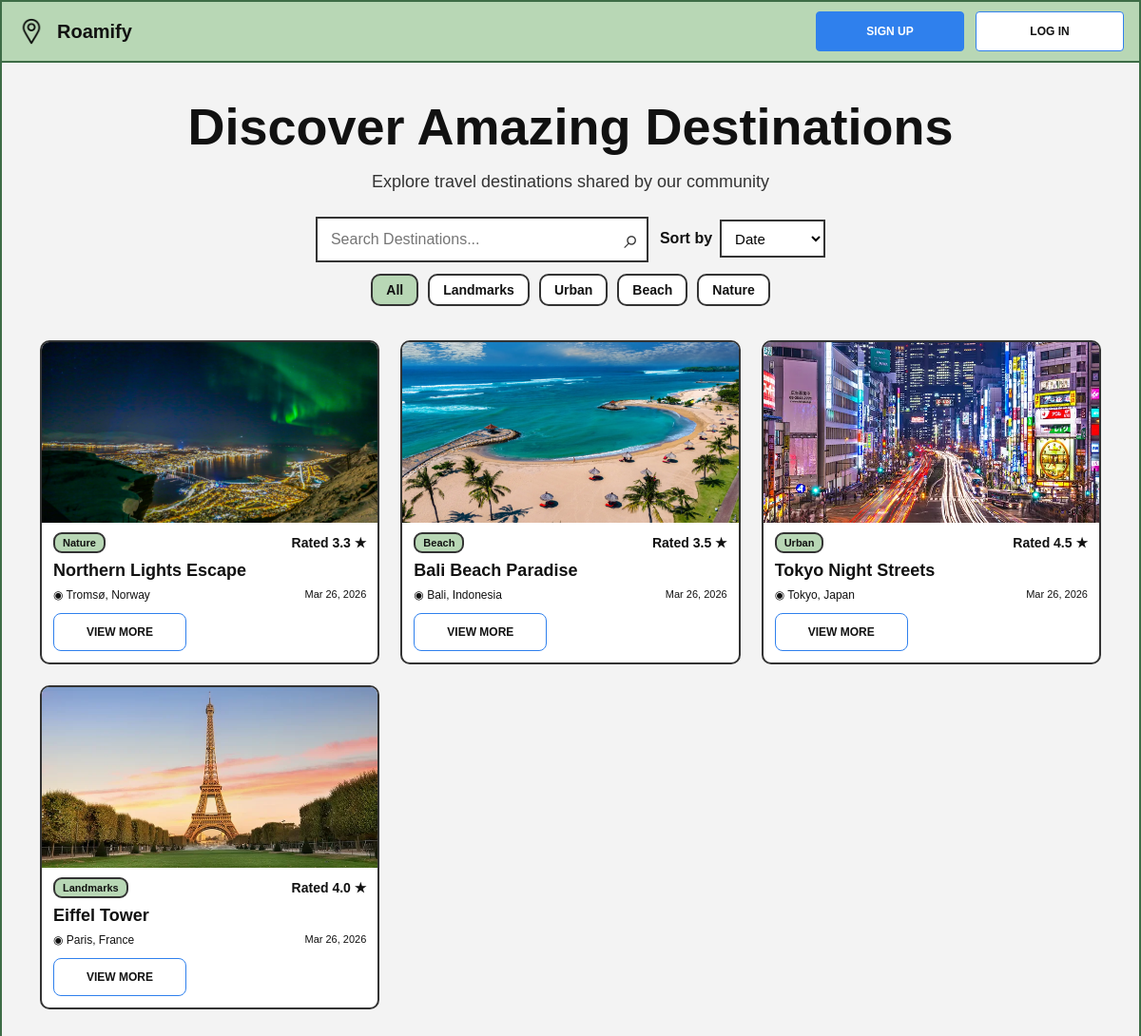
The page / on the database its author committed.
### roamify/models.py (models this page shows, shortened)
class Place(models.Model):
    CATEGORY_CHOICES = [
        ('landmarks', 'Landmarks'),
        ('urban', 'Urban'),
        ('beach', 'Beach'),
        ('nature', 'Nature'),
    ]
    name = models.CharField(max_length=255)
    description = models.TextField()
    location = models.CharField(max_length=255)
    image = models.ImageField(upload_to='places/', blank=True, null=True)
    created_by = models.ForeignKey(User, on_delete=models.CASCADE)
    created_at = models.DateTimeField(auto_now_add=True)
    category = models.CharField(max_length=20, choices=CATEGORY_CHOICES, default='landmarks')
    view_count = models.PositiveIntegerField(default=0)
    def average_rating(self):
        reviews = self.reviews.all()
        if reviews.exists():
            return sum(r.rating for r in reviews) / reviews.count()
        return 0

class Review(models.Model):
    place = models.ForeignKey(Place, on_delete=models.CASCADE, related_name="reviews")
    user = models.ForeignKey(User, on_delete=models.CASCADE)
    rating = models.IntegerField()
    comment = models.TextField()
    created_at = models.DateTimeField(auto_now_add=True)
    class Meta:
        unique_together = ('place', 'user')

### roamify/views.py (the view)
# urls.py: path('', views.index, name='index'),
def index(request):
    query = request.GET.get('q', '')
    sort = request.GET.get('sort', 'date')
    category = request.GET.get('category', 'all')
    places = Place.objects.all()
    if query:
        places = places.filter(name__icontains=query) | Place.objects.filter(location__icontains=query)
    if category != 'all':
        places = places.filter(category=category)
    if sort == 'oldest':
        places = places.order_by('created_at')
    elif sort == 'popularity':
        places = places.order_by('-view_count', '-created_at')
    elif sort == 'rating':
        places = places.annotate(avg_rating=Avg('reviews__rating')).order_by('-avg_rating', '-created_at')
    else:
        places = places.order_by('-created_at')
    return render(request, 'roamify/index.html', {
        'places': places,
        'query': query,
        'sort': sort,
        'category': category,
    })

### templates/roamify/index.html (shortened to what this page needs)
{% extends 'roamify/base.html' %}
{% block content %}
<div class="home-shell">
    <section class="home-hero">
        <h1 class="home-title">Discover Amazing Destinations</h1>
        <p class="home-subtitle">Explore travel destinations shared by our community</p>
        <form method="get" class="home-controls">
            <div class="home-search-sort">
                <div class="home-search-box">
                    <input
                        type="text"
                        name="q"
                        class="home-search-input"
                        placeholder="Search Destinations..."
                        value="{{ query }}"
                    >
                    <button type="submit" class="home-search-button">⌕</button>
                </div>
                <div class="home-sort-group">
                    <label for="sort" class="home-sort-label">Sort by</label>
                    <select name="sort" id="sort" class="home-sort-select" onchange="this.form.submit()">
                        <option value="date" {% if sort == 'date' %}selected{% endif %}>Date</option>
                    </select>
                </div>
            </div>
            <div class="home-category-row">
                <a href="?q={{ query }}&sort={{ sort }}&category=all"
                   class="home-category-pill {% if category == 'all' %}is-active{% endif %}">All</a>
                <a href="?q={{ query }}&sort={{ sort }}&category=landmarks"
                   class="home-category-pill {% if category == 'landmarks' %}is-active{% endif %}">Landmarks</a>
                <a href="?q={{ query }}&sort={{ sort }}&category=urban"
                   class="home-category-pill {% if category == 'urban' %}is-active{% endif %}">Urban</a>
                <a href="?q={{ query }}&sort={{ sort }}&category=beach"
                   class="home-category-pill {% if category == 'beach' %}is-active{% endif %}">Beach</a>
                <a href="?q={{ query }}&sort={{ sort }}&category=nature"
                   class="home-category-pill {% if category == 'nature' %}is-active{% endif %}">Nature</a>
            </div>
        </form>
    </section>
    <section class="home-card-grid">
        {% for place in places %}
            <article class="place-card">
                {% if place.image %}
                    <img src="{{ place.image.url }}" alt="{{ place.name }}" class="place-card-image">
                {% else %}
                    <div class="place-card-image place-card-image-placeholder">No image</div>
                {% endif %}
                <div class="place-card-body">
                    <div class="place-card-meta-top">
                        <span class="place-card-tag">{{ place.get_category_display }}</span>
                        <span class="place-card-rating">Rated {{ place.average_rating|floatformat:1 }} ★</span>
                    </div>
                    <h3 class="place-card-title">{{ place.name }}</h3>
                    <div class="place-card-meta-bottom">
                        <span class="place-card-location">◉ {{ place.location }}</span>
                        <span class="place-card-date">{{ place.created_at|date:"M d, Y" }}</span>
                    </div>
                    <a href="{% url 'roamify:destination' place.id %}" class="place-card-link">View More</a>
                </div>
            </article>
        {% empty %}
            <p class="empty-state">No destinations found.</p>
        {% endfor %}
    </section>
</div>
{% endblock %}

### static/css/style.css (style rules this page uses)
* { box-sizing: border-box; margin: 0; padding: 0; }
html, body { min-height: 100%; font-family: Arial, Helvetica, sans-serif; background-color: #f3f3f3; color: #111; }
a { color: inherit; text-decoration: none; }
body { border: 2px solid #3d6c46; }
.home-shell { max-width: 1120px; margin: 0 auto; }
.home-hero { text-align: center; }
.home-title { font-size: 54px; font-weight: 700; line-height: 1.1; margin-top: 10px; margin-bottom: 18px; }
.home-subtitle { font-size: 18px; color: #333; margin-bottom: 26px; }
.home-controls { display: flex; flex-direction: column; align-items: center; gap: 12px; margin-bottom: 36px; }
.home-search-sort { display: flex; align-items: flex-start; gap: 12px; flex-wrap: wrap; justify-content: center; }
.home-search-box { position: relative; width: 350px; }
.home-search-input { width: 100%; height: 48px; border: 2px solid #333; background-color: #fff; padding: 0 50px 0 14px; font-size: 16px; }
.home-search-button { position: absolute; right: 10px; top: 50%; transform: translateY(-50%); border: none; background: transparent; font-size: 28px; cursor: pointer; color: #333; }
.home-sort-group { display: flex; align-items: center; gap: 8px; padding-top: 3px; }
.home-sort-label { font-size: 16px; font-weight: 700; }
.home-sort-select { height: 40px; min-width: 110px; border: 2px solid #333; background-color: #fff; padding: 0 10px; font-size: 15px; }
.home-category-row { display: flex; gap: 10px; flex-wrap: wrap; justify-content: center; }
.home-category-pill { border: 2px solid #333; border-radius: 10px; padding: 7px 14px; background-color: #fff; font-size: 14px; font-weight: 700; }
.home-category-pill.is-active { background-color: #b8d7b5; }
.home-card-grid { display: grid; grid-template-columns: repeat(3, 1fr); gap: 22px; }
.place-card { border: 2px solid #333; border-radius: 10px; overflow: hidden; background-color: #fff; }
.place-card-image { width: 100%; height: 190px; object-fit: cover; object-position: center; display: block; }
.place-card-body { padding: 10px 12px 12px; }
.place-card-meta-top { display: flex; justify-content: space-between; align-items: center; margin-bottom: 8px; }
.place-card-tag { display: inline-block; background-color: #b8d7b5; border: 2px solid #333; border-radius: 9px; padding: 3px 8px; font-size: 11px; font-weight: 700; }
.place-card-rating { font-size: 14px; font-weight: 700; }
.place-card-title { font-size: 18px; margin-bottom: 8px; }
.place-card-meta-bottom { display: flex; justify-content: space-between; gap: 10px; margin-bottom: 12px; }
.place-card-location { font-size: 12px; }
.place-card-date { font-size: 11px; white-space: nowrap; }
.place-card-link { display: inline-flex; align-items: center; justify-content: center; width: 140px; height: 40px; border: 1px solid #2f80ed; border-radius: 8px; background-color: #fff; font-size: 12px; font-weight: 700; text-transform: uppercase; }

### rows shown on the page
Place: image (picture), category "Nature", average_rating "3.3", name "Northern Lights Escape", location "Tromsø, Norway", created_at "Mar 26, 2026"
Place: image (picture), category "Beach", average_rating "3.5", name "Bali Beach Paradise", location "Bali, Indonesia", created_at "Mar 26, 2026"
Place: image (picture), category "Urban", average_rating "4.5", name "Tokyo Night Streets", location "Tokyo, Japan", created_at "Mar 26, 2026"
Place: image (picture), category "Landmarks", average_rating "4.0", name "Eiffel Tower", location "Paris, France", created_at "Mar 26, 2026"
